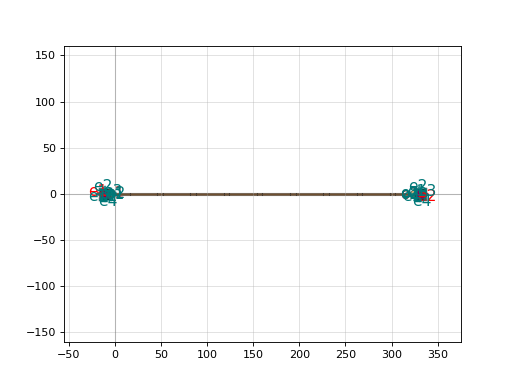

This chart was generated by the following Python code:
import gdsfactory as gf

c = gf.components.straight_heater_metal(length=320.0, length_undercut_spacing=6.0, length_undercut=30.0, length_straight_input=15.0, heater_width=2.5, with_undercut=False, port_orientation1=180, port_orientation2=0, heater_taper_length=5.0)
c.plot()
